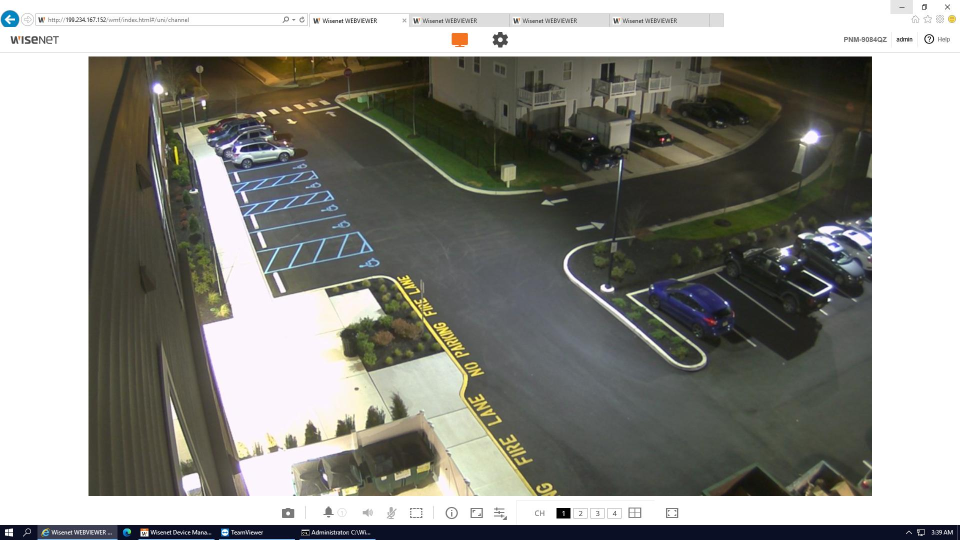
#> input picture cams/cam2/07UE4GN2W1T3GD0SB.jpg, 1920 x 1080 px, given in place of 16X138TXA5VVBBPIF.jpg, which was not available (shown at 1/2 size)
$ python opa.py
#> lines starting #> are read from the running program, lines starting #| are printed output that depends on the picture
import cv2
import numpy as np
import random
import pandas as pd
from glob import glob
from time import sleep

intervalo = 5

ret = True
save = False

positions = []
load = False

if load:
	positions = np.load('positions.npy')
	positions = positions.tolist()

def get_event(event, x, y, flags, param):
	global positions
	if event == cv2.EVENT_LBUTTONDOWN:
		positions.append([x,y])
	if event == cv2.EVENT_MBUTTONDOWN:

		positions.pop(-1)

def draw(frame):
	global positions, save


	tamanho = len(positions)
	black = np.zeros_like(frame)
	for x,y in positions:
		cv2.circle(frame, (x,y), 2,[255,255,255],-1, cv2.LINE_AA)

	if tamanho > 3:
		np.save('positions.npy', positions)
		lista_temporaria = []
		prop = tamanho // 4
		for i in range(0,prop):
			a = positions[((i*4)-4)]
			b = positions[((i*4)-4)+1]
			c = positions[((i*4)-4)+2]
			d = positions[((i*4)-4)+3]
			lista_temporaria.append([a,b,c,d])
		positions_arr = np.array(lista_temporaria)
		for e in range(0,prop):
			a = positions[(e*4)]
			b = positions[(e*4)+1]
			c = positions[(e*4)+2]
			d = positions[(e*4)+3]
			x_,y_,w_,h_ = 100000,100000,0,0
			a,b,c,d = reversed([a,b,c,d])
			for item in [a,b,c,d]:
				if item[0] < x_:
					x_ = item[0]
				if item[1] < y_:
					y_ = item[1]
				if item[0]>w_:
					w_ = item[0]
				if item[1]>h_:
					h_ = item[1]

			center_x = int(x_ + ((w_-x_)//2))
			center_y = int(y_ + ((h_-y_)//2))

			arr = np.array([a,b,c,d])
			t_black = np.zeros_like(frame)
			cv2.fillPoly(black, [arr], [255,255,255])
			cv2.fillPoly(t_black, [arr], [255,255,255])
			cv2.putText(black, str(e), (center_x,center_y), cv2.FONT_HERSHEY_SIMPLEX,  .5, [0,0,0], 2, cv2.LINE_AA)
			resultado_t = np.where(t_black > 0 , copy, 0)
			mini = resultado_t[y_:h_,x_:w_]
			name = random.randint(0,99999999)
			sname = str(name).zfill(11)
			mini = cv2.resize(mini, (100,100))
			if save:
				cv2.imwrite('vagas/{}.jpg'.format(sname),mini)
		save = False

	return black

cv2.namedWindow("Main")
cv2.setMouseCallback("Main", get_event)


#url = 'cams/cam3/4AY1DXQ9XSOJSCVQF.jpg'
# exemplo: rtsp://199.234.167.151:554/onvif/profile1/media.smp
count = 0

imgs = glob("cams/cam2/*.jpg")
#imgs = glob("teste/*.jpg")


#for img in imgs:
#for img in imgs:
while True:
	#save = True
	count += 1
	frame = cv2.imread('16X138TXA5VVBBPIF.jpg')
#> frame is the input picture: shape (1080, 1920, 3); mean B, G, R 136.7, 142.6, 142.7

	scale = 60 / 100

	width = int(frame.shape[1] * scale)
#> width = 1152
	height = int(frame.shape[0] * scale)
#> height = 648
	dim = (width,height)
#> dim = (1152, 648)

	frame = cv2.resize(frame,dim,interpolation = cv2.INTER_AREA)
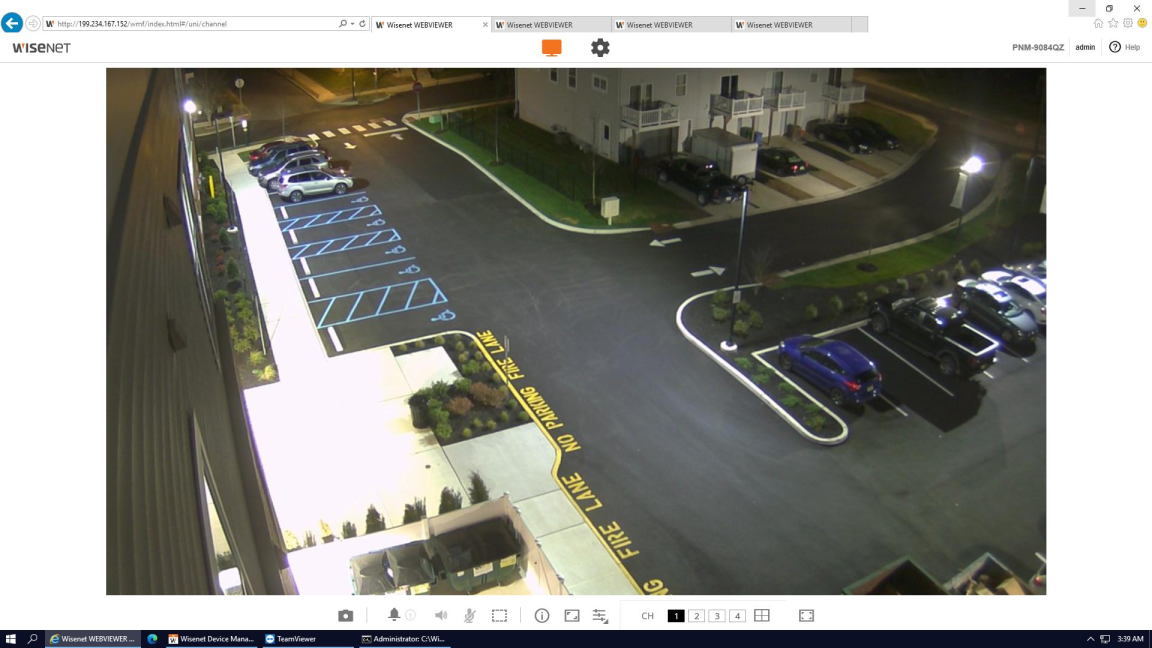
#> frame: shape (648, 1152, 3); mean B, G, R 136.7, 142.6, 142.7

	copy = frame.copy()
	black = draw(frame)#; save = False
#> black: shape (648, 1152, 3); every value is 0
	resultado = np.where(black > 0 , copy, 0)

	final = cv2.addWeighted(frame,1,black,.6,1)
	cv2.imshow("Main",final)
	k = cv2.waitKey(1)
#> (key q is pressed here)

	if  k == ord('s') or count % intervalo == 0 :
		save = True

	if k == ord('n'):
		save = False

	if k == ord('q'):
		exit()
#> (the program exits here)

$ run again, on cams/cam2/0MX79MT5XZIO40Y3K.jpg
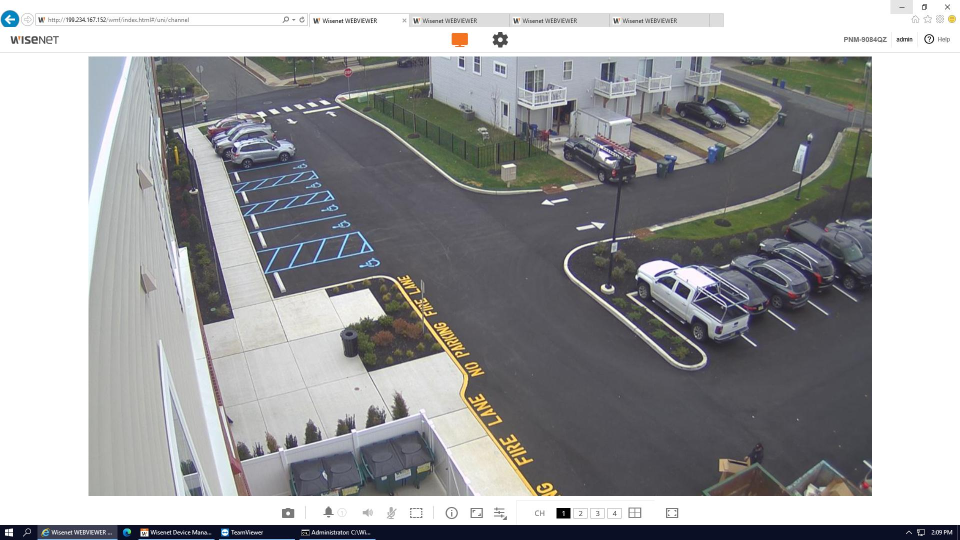
#> input picture cams/cam2/0MX79MT5XZIO40Y3K.jpg, 1920 x 1080 px, given in place of 16X138TXA5VVBBPIF.jpg, which was not available (shown at 1/2 size)
#> frame is the input picture: shape (1080, 1920, 3); mean B, G, R 161.1, 159.5, 158.9
#> `frame = cv2.resize(frame,dim,interpolation = cv2.INTER_AREA)`:
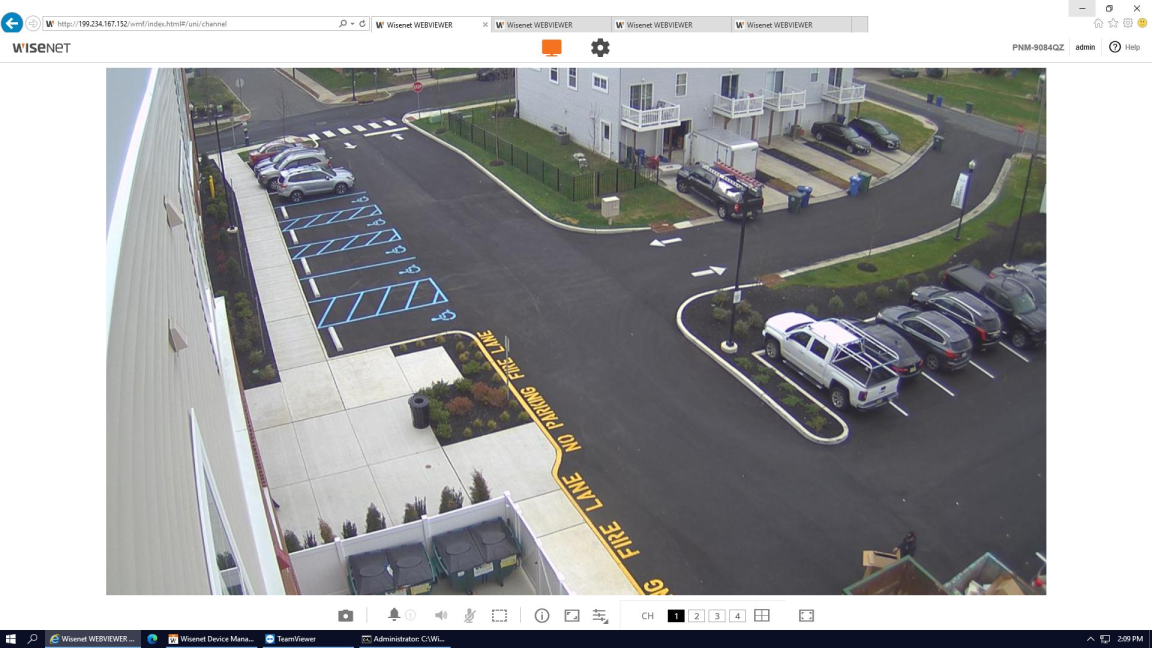
#> frame: shape (648, 1152, 3); mean B, G, R 161.1, 159.5, 158.9
#> black: shape (648, 1152, 3); every value is 0
